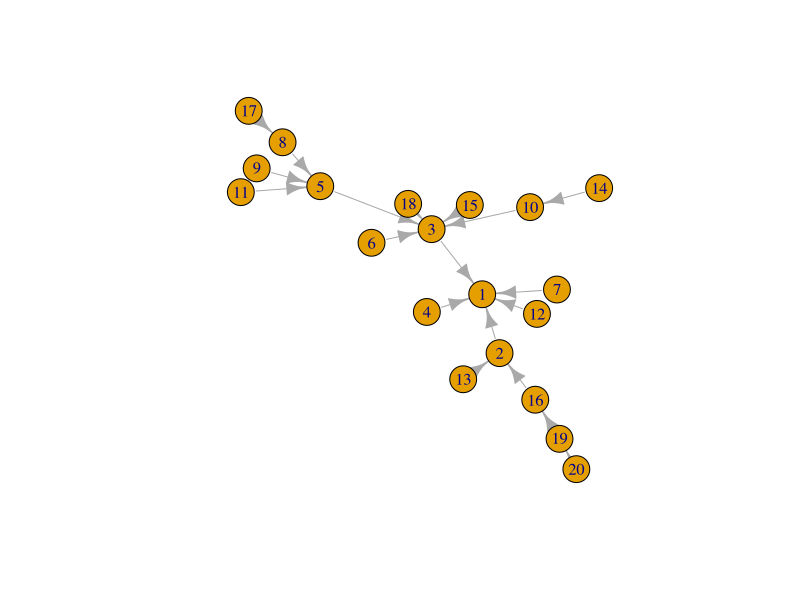
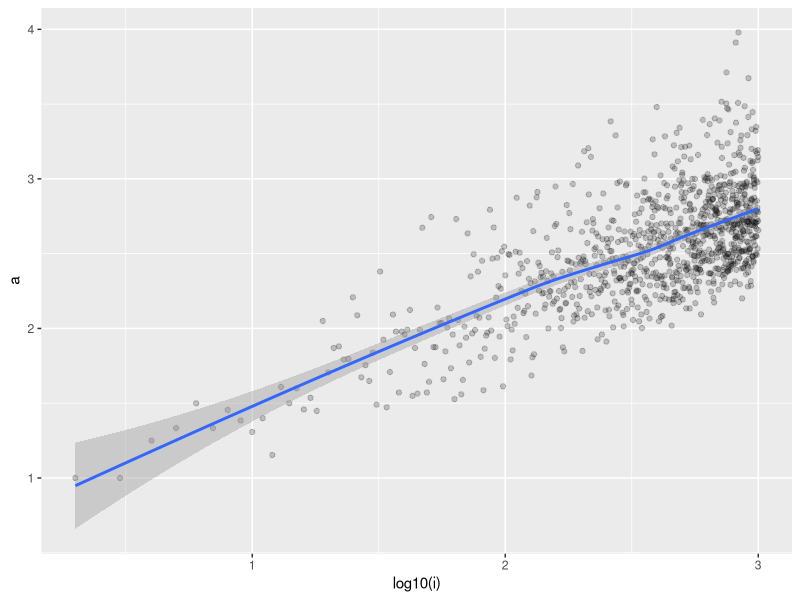
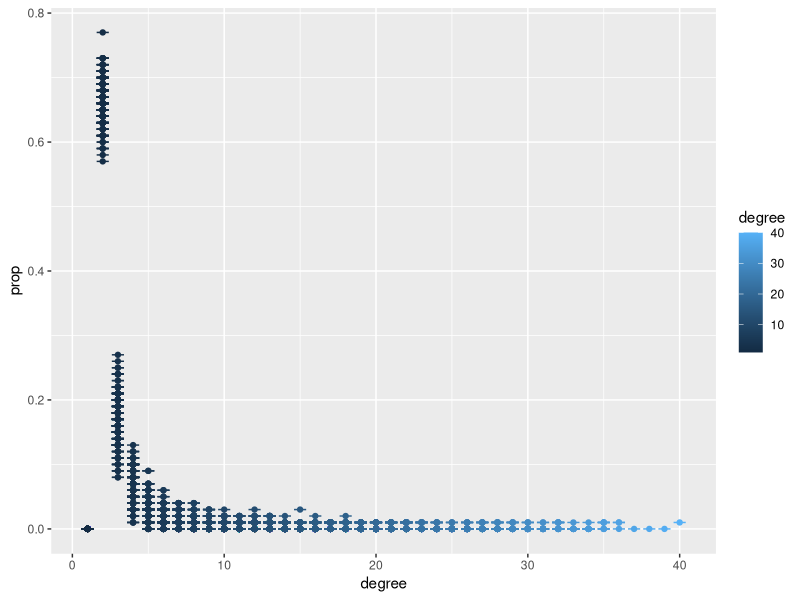
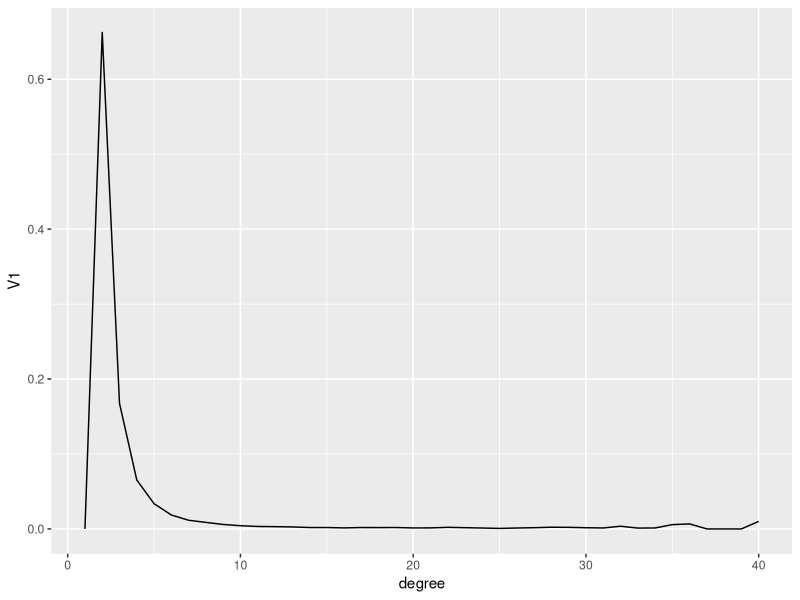

Here is the R script that generated these plots, in order:
## ---- chunk 1
library(igraph)
library(ggplot2)
library(data.table)

## ---- chunk 2
g <- barabasi.game(20)
plot(g)
## ---- chunk 3
degree.distribution(g)
average.path.length(g)
## ---- chunk 4
df <- data.frame(i=c(), a=c())
for (i in 2:1000) {
    g <- barabasi.game(i)
    a <- average.path.length(g)
    df <- rbind(df, data.frame(i=i, a=a))
}
## ---- chunk 5
p <- ggplot(df, aes(x=log10(i), y=a))
p <- p + geom_point(alpha=0.2)
p <- p + geom_smooth()
p
## ---- chunk 6
df <- data.frame(iteration=c(), degree=c(), prop=c())
for (i in 1:200) {
    g <- barabasi.game(100)
    p <- degree.distribution(g)
    d <- 1:length(p)
    tmp <- data.frame(iteration=i,
                      degree=d,
                      prop=p)
    df <- rbind(df, tmp)
}
## ---- chunk 7
dt <- data.table(df)
setkey(dt, degree)
p <- ggplot(dt, aes(x=degree, 
                    y=prop,
                    group=iteration))
p <- p + geom_point(aes(colour=degree))
p <- p + geom_segment(aes(x=degree-0.4,
                          xend=degree+0.4,
                          y=prop,
                          yend=prop,
                          colour=degree)
                      )
p
## ---- chunk 8
dt <- dt[,j=mean(prop),by=degree]
p <- ggplot(dt, aes(x=degree, 
                    y=V1)
            )
p <- p + geom_line()
p
